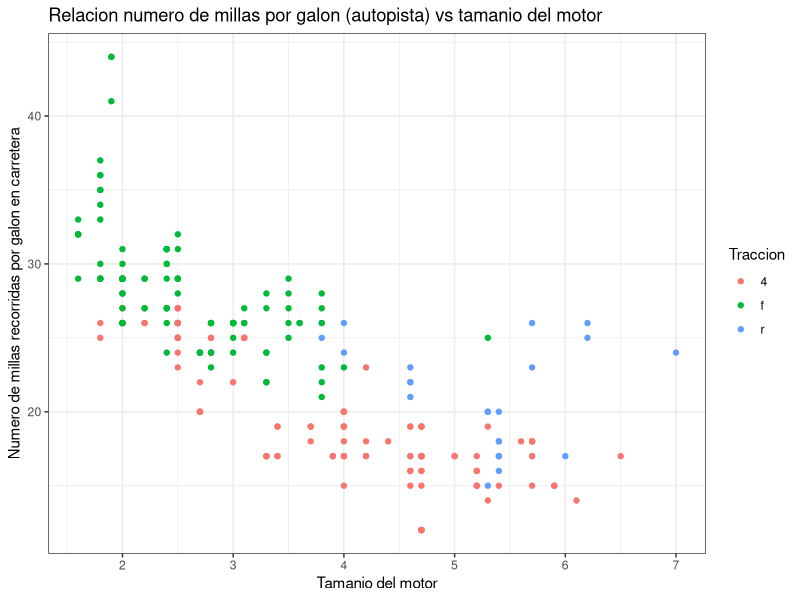
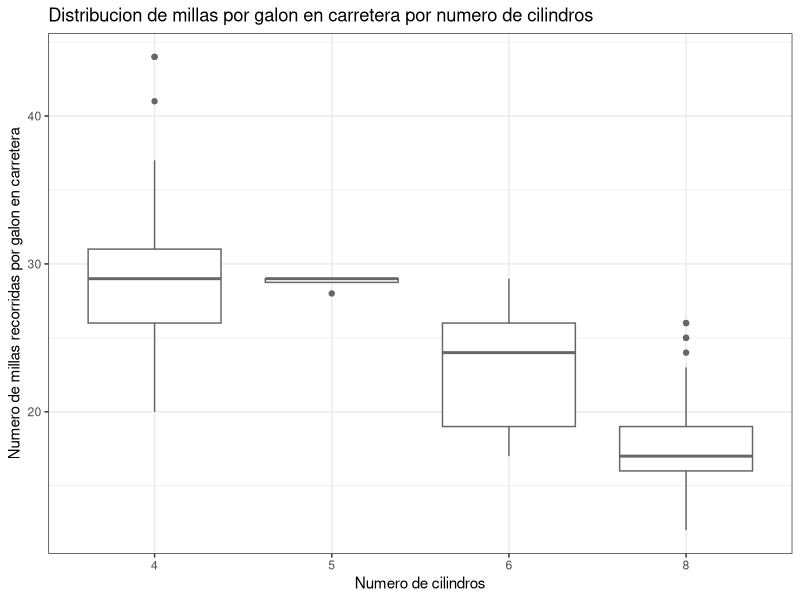

R code for these plots, in order:
library(ggplot2)
# Utilizamos el data frame mpg (?mpg) y obtenemos informacion sobre dicho objeto.
cat("Primeras observaciones:\n"); head(mpg)
cat("Estructura de los datos:\n"); str(mpg)
cat("Estadisticas descriptivas:\n"); summary(mpg)
cat("Numero de valores faltantes:\n"); sum(is.na(mpg))
# Relacion entre millas por galon (autopista) y el tamanio del motor.
ggplot(mpg, aes(displ, hwy, colour = drv)) +
  geom_point() +
  labs(title = "Relacion numero de millas por galon (autopista) vs tamanio del motor",
       x = "Tamanio del motor",
       y = "Numero de millas recorridas por galon en carretera",
       colour = "Traccion") +
  theme_bw()
# Distribucion de millas por galon por numero de cilindros.
ggplot(mpg, aes(as.factor(cyl), hwy, color = as.factor(cyl))) +
  geom_boxplot(colour = gray(0.4)) +
  labs(title = "Distribucion de millas por galon en carretera por numero de cilindros",
       x = "Numero de cilindros",
       y = "Numero de millas recorridas por galon en carretera",
       colour = "Traccion") +
  guides(colour = FALSE) +
  theme_bw()